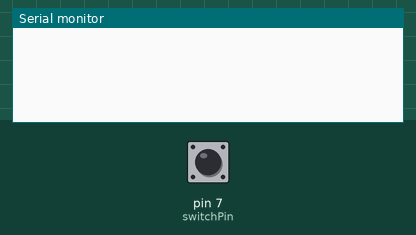
Recording of a sketch running on a simulated Arduino Uno, built with avr-gcc and run on an emulated ATmega328P. Shown: the last lines printed to the serial monitor. Inputs (shaded band) come from the test bench; at power-on: pin 7 (switchPin) LOW. WiFi joins after 1.5 s; servers stay silent unless stated.

Above: at 2.2 s.
2.3 s: pin 7 (switchPin) pulled HIGH for 0.15 s
At 3.0 s:
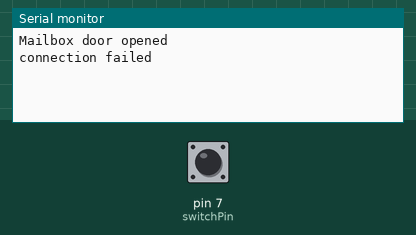
At 4.4 s:
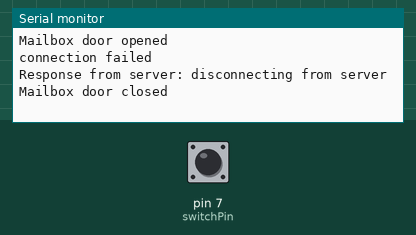

Measured:
- after the input at 2.3 s, the serial monitor: prints a new line at once (image 1)

The sketch:

Snail_Mail_Push_Alerts.pde
```cpp
/*
  Snail Mail Push Alerts by Matt Richardson
  Adapted from the Arduino WebClient example by David A. Mellis

  This sketch is part of a project which sends a push alert to your
  iPhone when your snail mail is delivered.
  This sketch requests a URL when a mailbox has been opened.
  The URL is a PHP script based on the ProwlPHP class.

  December 31, 2010
 */

#include <SPI.h>
#include <Ethernet.h>

#define switchPin 7  // Snap action switch which closes when the mailbox door is opened.

byte mac[] = {  0xDE, 0xAD, 0xBE, 0xEF, 0xFE, 0xED };
byte ip[] = { 10,0,1,1 }; // local Arduino IP
byte server[] = { 1,1,1,1 }; // IP of your web server

Client client(server, 80);

void setup() {
  Ethernet.begin(mac, ip);
  Serial.begin(9600);
  delay(1000);
  pinMode(switchPin, INPUT);
}

void loop()
{
  if (digitalRead(switchPin) == HIGH) // if mailbox is opened:
  {
      Serial.println("Mailbox door opened");
    if (client.connect()) { //connect to server
      Serial.println("connected to server");
      // Make a HTTP request:
      client.println("GET /path/to/example.php"); //location of ProwlPHP script
      client.println();
    }
    else {
      Serial.println("connection failed");
    }
    delay(1000);
    Serial.print("Response from server: ");
    while (client.available()) {
      char c = client.read();
      Serial.print(c);
    }

    // if the server's disconnected, stop the client:
    if (!client.connected()) {
      Serial.println("disconnecting from server");
      client.stop();
    }
    while (digitalRead(switchPin) == HIGH)
    {
      // hold here until mailbox is closed again.
    }
    Serial.println("Mailbox door closed");
    delay(500);
  }
}
```
